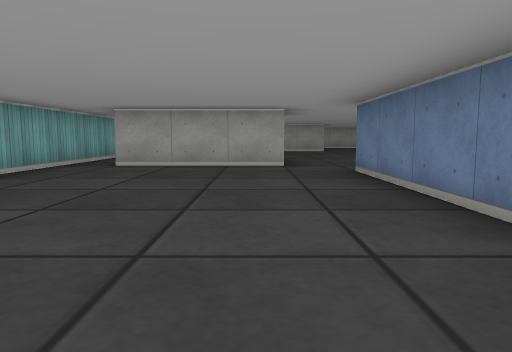
view 1 (above)

24 first-person views from a walk through a cub3D ray-caster map. The camera is about half as high as the walls, tilts 6° down and sees 70° across. The floor is counted in squares. Each view is taken from the middle of a square. On the plan, view 1 faces up. The plan holds only what a view shows up to about 9 squares ahead; the rest is blank.

view 2
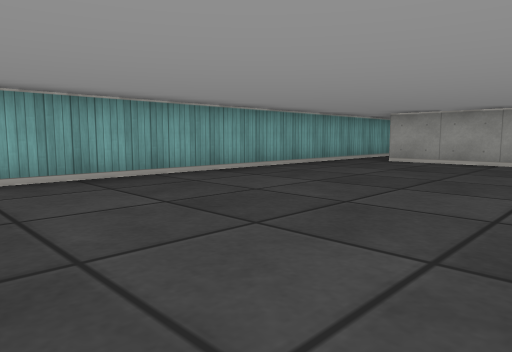

view 3
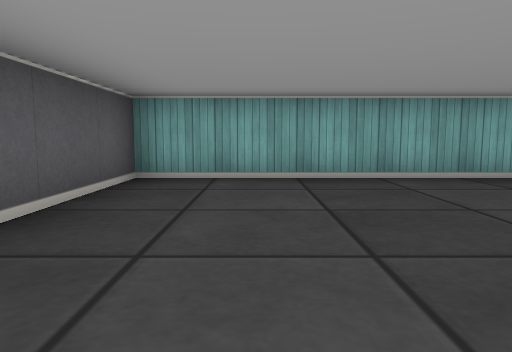

view 4
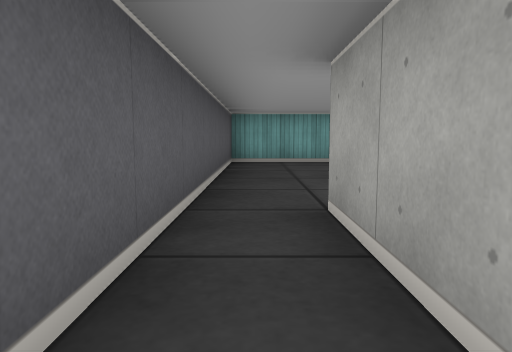

view 5
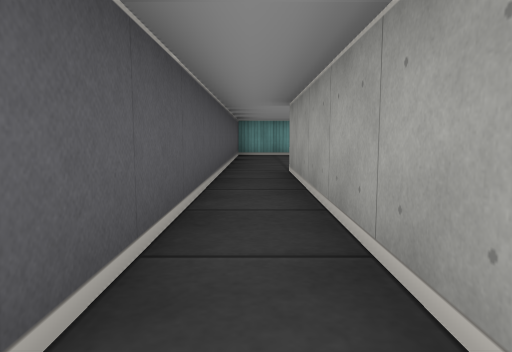

view 6
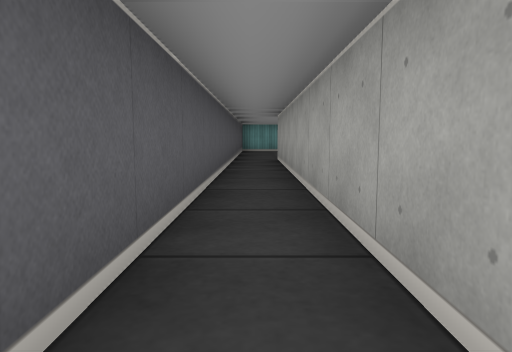

view 7
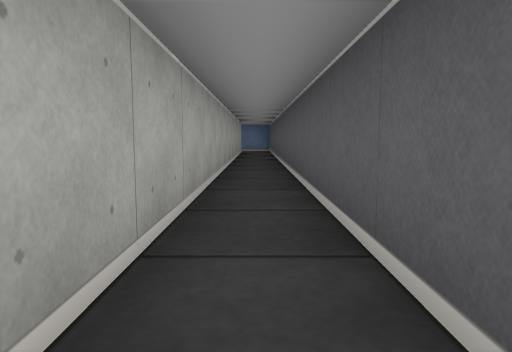

view 8
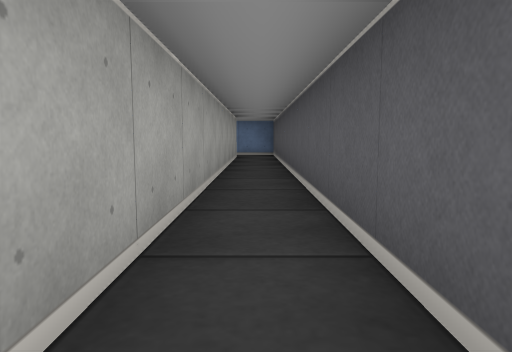

view 9
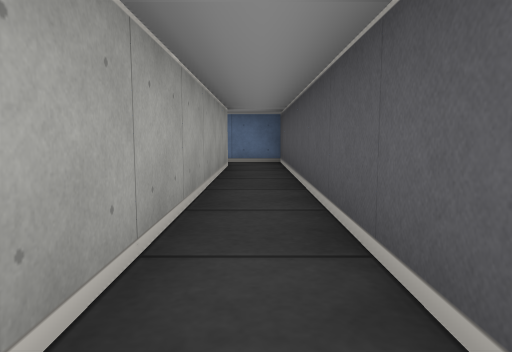

view 10
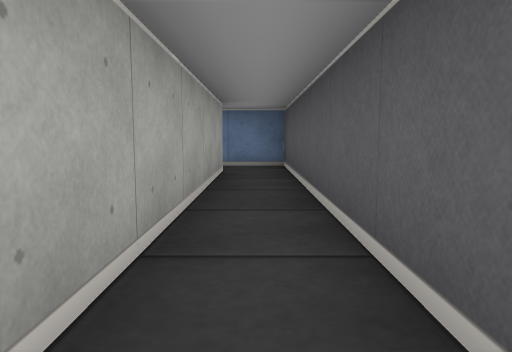

view 11
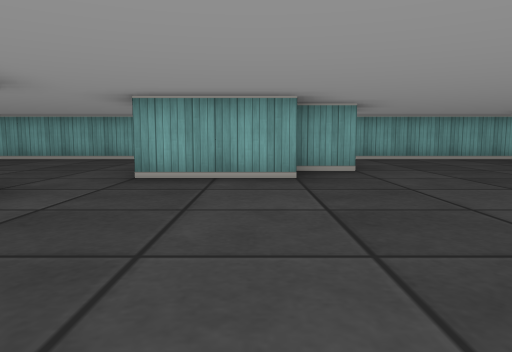

view 12
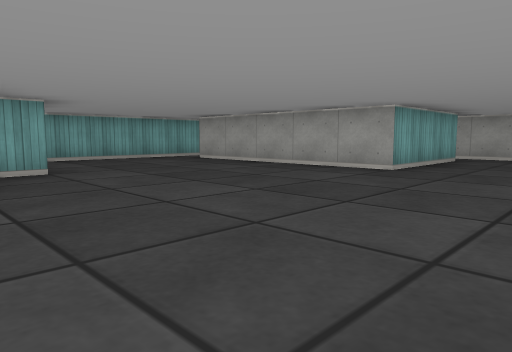

view 13
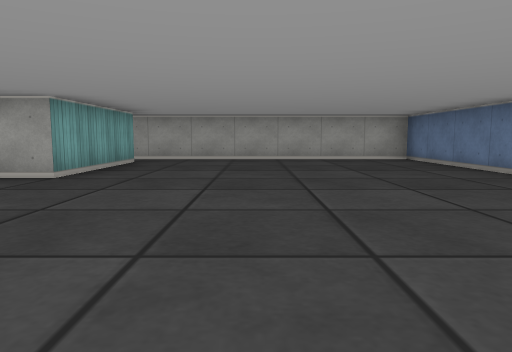

view 14
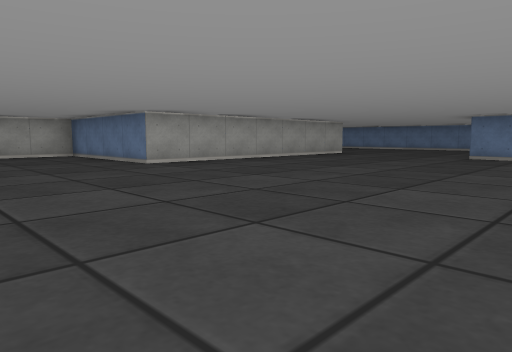

view 15
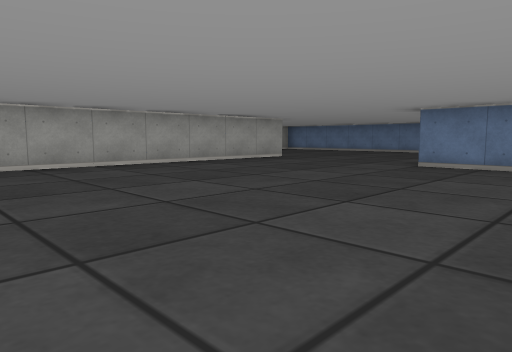

view 16
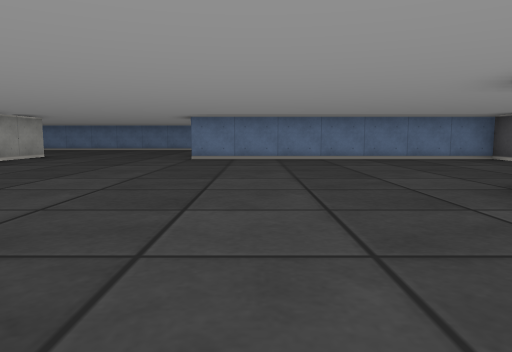

view 17
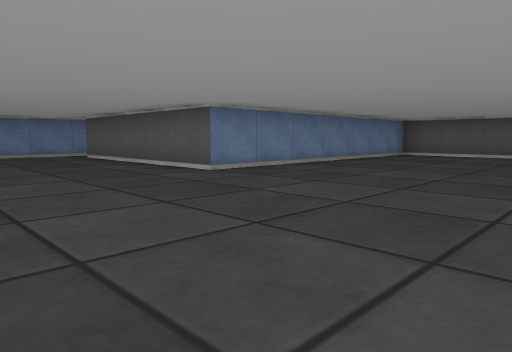

view 18
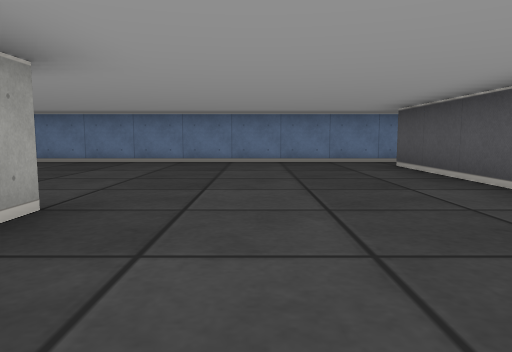

view 19
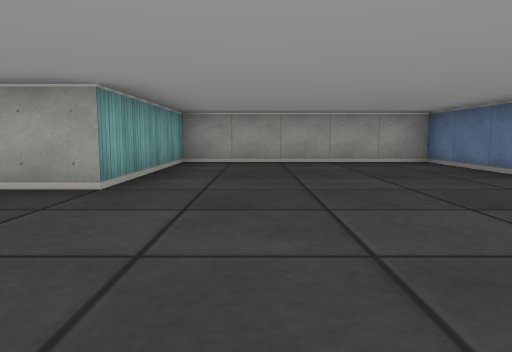

view 20
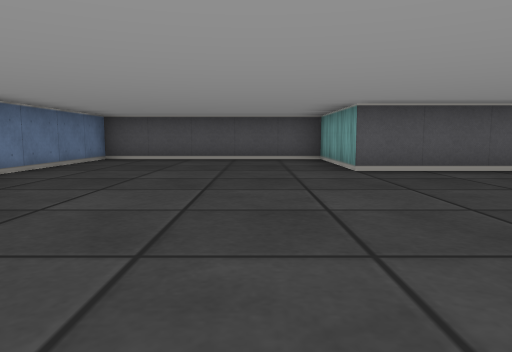

view 21
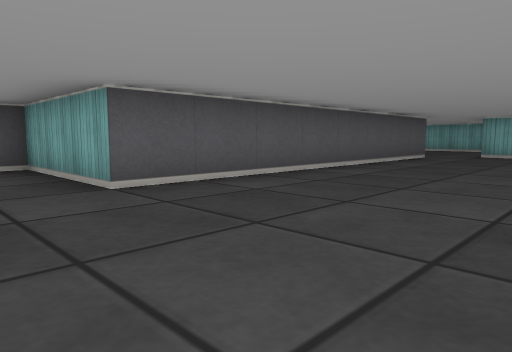

view 22
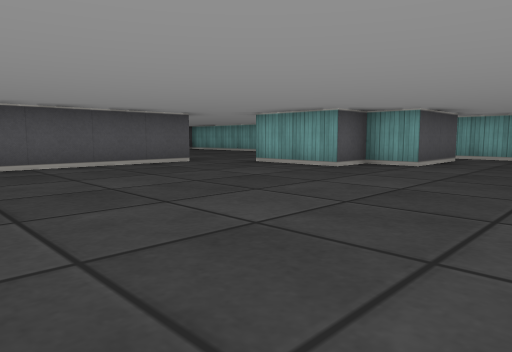

view 23
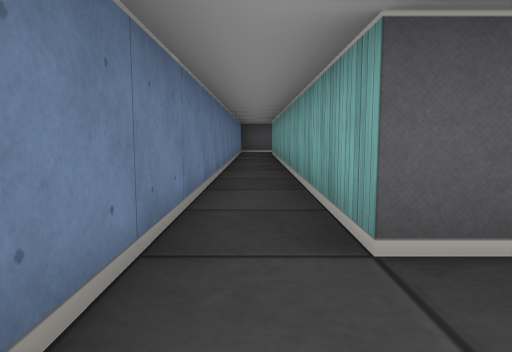

view 24
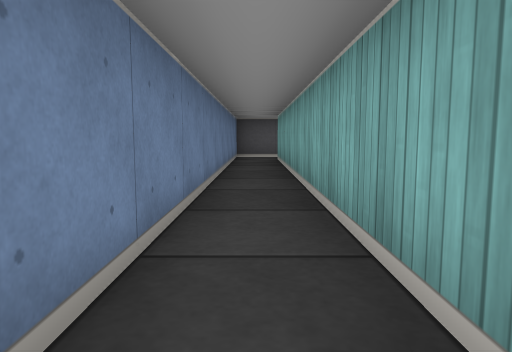

### Floor plan
Ten units are one square. View 1 is at (0, 0); x grows to the right and y downward. Boxes are objects, and circles mark ways between rooms. Rooms are numbered by the first view taken in them; rooms with no view inside come last. Other rooms are left out.
<svg viewBox="-40 -180 250 200">
<path fill="none" stroke="#000" d="M15 -20 15 -55M5 -65 -25 -65M-35 -65 -35 15 195 15M195 5 15 5M15 -55 95 -55 95 -25 145 -25 145 -95 195 -95 195 5M25 -165 25 -135 -24 -135M-25 -95 -5 -95 -5 -85 5 -85 5 -65M-35 -140 -35 -65M195 15 205 15 205 -175 155 -175 155 -135 85 -135 85 -175 21 -175"/>
<circle cx="-30" cy="-70" r="3" fill="#2a7"/>
<circle cx="10" cy="-60" r="3" fill="#2a7"/>
<circle cx="200" cy="10" r="3" fill="#2a7"/>
<text x="10" y="-10">1</text>
<text x="90" y="-100">2</text>
</svg>
Room 1 opens to room 2.

Where each view was taken, in squares from view 1:
view 1: 0 up, 0 right, facing up
view 2: 1 down, 1 right, facing up-left
view 3: 0 up, 1 right, facing left
view 4: 1 down, 4 right, facing left
view 5: 1 down, 7 right, facing left
view 6: 1 down, 10 right, facing left
view 7: 1 down, 7 right, facing right
view 8: 1 down, 10 right, facing right
view 9: 1 down, 13 right, facing right
view 10: 1 down, 14 right, facing right
view 11: 8 up, 5 right, facing left
view 12: 8 up, 5 right, facing up-left
view 13: 9 up, 5 right, facing up
view 14: 7 up, 5 right, facing up-right
view 15: 7 up, 8 right, facing up-right
view 16: 8 up, 6 right, facing right
view 17: 13 up, 10 right, facing down-right
view 18: 12 up, 13 right, facing right
view 19: 10 up, 17 right, facing up
view 20: 11 up, 11 right, facing down
view 21: 9 up, 11 right, facing down-left
view 22: 12 up, 6 right, facing down-left
view 23: 11 up, 20 right, facing down
view 24: 8 up, 20 right, facing down
